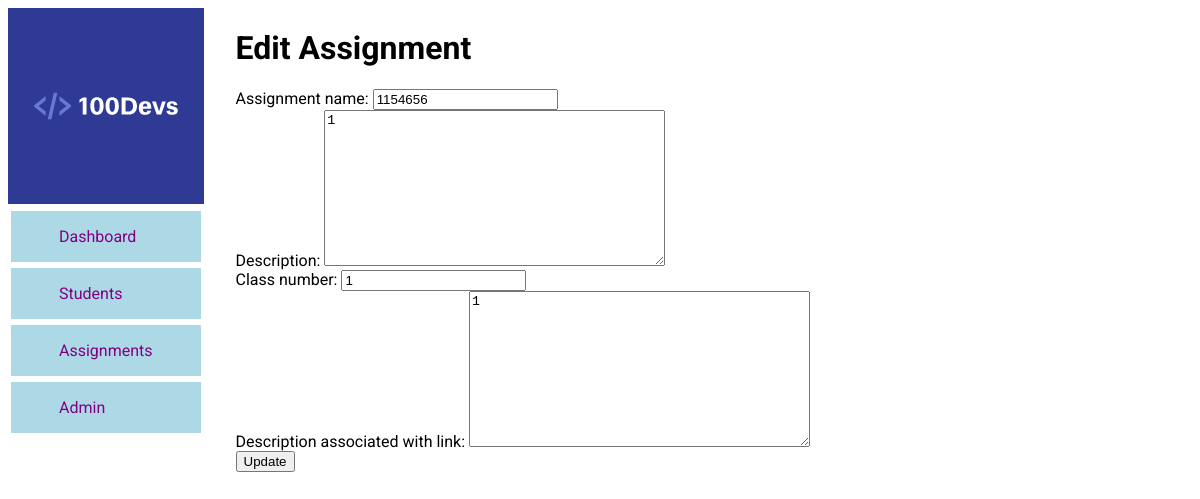
Page /assignments/edit/1/ on the committed database.
### main/models.py (models this page shows, shortened)
class Assignment(models.Model):
    name = models.CharField(max_length=200)
    description = models.TextField(blank=True, null=True)
    class_num = models.CharField(max_length=100) #character just in case
    link_description = models.TextField()

### main/views.py (the view)
# urls.py: path('assignments/edit/<str:assignment_id>/', views.assignment_edit, name="assignment-edit"),
def assignment_edit(request, assignment_id):
    assignment = Assignment.objects.get(id=assignment_id)
    form = AssignmentForm(instance=assignment)
    if request.method == "POST":
        form = AssignmentForm(request.POST, instance=assignment)
        if form.is_valid():
            form.save()
            return redirect('assignments')
    context = {
        "assignment": assignment,
        "form": form
    }
    return render(request, 'assignment_edit.html', context)

### main/forms.py
class AssignmentForm(ModelForm):
    class Meta:
        model = Assignment
        fields = '__all__'
        labels = {
            "name": "Assignment name",
            "class_num": "Class number",
            "link_description": "Description associated with link"
        }
        exclude = []

### main/templates/assignment_edit.html (shortened to what this page needs)
{% extends 'main.html' %}
{% block content %}
<h1>Edit Assignment</h1>
<form action="" method="POST">
    <ul>
        {{ form.as_ul }}
    </ul>
    <button type="submit">Update</button>
</form>
{% endblock content %}

### static/css/main.css (style rules this page uses)
body { display: flex; flex-direction: row; font-family: 'Roboto', sans-serif; }
ul { list-style-type: none; margin: 0; padding: 0; }

### rows in the picture
Assignment: name "1154656", description "1", class_num "1", link_description "1"
